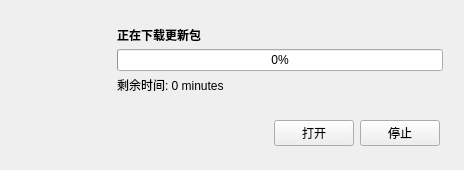
<?xml version="1.0" encoding="UTF-8"?>
<ui version="4.0">
 <class>Downloader</class>
 <widget class="QWidget" name="Downloader">
  <property name="windowModality">
   <enum>Qt::ApplicationModal</enum>
  </property>
  <property name="geometry">
   <rect>
    <x>0</x>
    <y>0</y>
    <width>464</width>
    <height>168</height>
   </rect>
  </property>
  <property name="sizePolicy">
   <sizepolicy hsizetype="Minimum" vsizetype="Minimum">
    <horstretch>0</horstretch>
    <verstretch>0</verstretch>
   </sizepolicy>
  </property>
  <property name="windowTitle">
   <string>Updater</string>
  </property>
  <layout class="QVBoxLayout" name="verticalLayout">
   <property name="spacing">
    <number>0</number>
   </property>
   <property name="leftMargin">
    <number>12</number>
   </property>
   <property name="topMargin">
    <number>12</number>
   </property>
   <property name="rightMargin">
    <number>12</number>
   </property>
   <property name="bottomMargin">
    <number>12</number>
   </property>
   <item>
    <widget class="QWidget" name="widget" native="true">
     <layout class="QHBoxLayout" name="horizontalLayout">
      <property name="spacing">
       <number>0</number>
      </property>
      <property name="leftMargin">
       <number>0</number>
      </property>
      <property name="topMargin">
       <number>0</number>
      </property>
      <property name="rightMargin">
       <number>0</number>
      </property>
      <property name="bottomMargin">
       <number>0</number>
      </property>
      <item>
       <widget class="QLabel" name="updater_icon">
        <property name="minimumSize">
         <size>
          <width>96</width>
          <height>96</height>
         </size>
        </property>
        <property name="text">
         <string/>
        </property>
        <property name="pixmap">
         <pixmap resource="../etc/resources/qsimpleupdater.qrc">:/icons/update.png</pixmap>
        </property>
       </widget>
      </item>
      <item>
       <widget class="QWidget" name="progressFrame" native="true">
        <layout class="QVBoxLayout" name="verticalLayout_2">
         <property name="spacing">
          <number>0</number>
         </property>
         <item>
          <widget class="QLabel" name="downloadLabel">
           <property name="font">
            <font>
             <bold>true</bold>
            </font>
           </property>
           <property name="text">
            <string>正在下载更新包</string>
           </property>
          </widget>
         </item>
         <item>
          <widget class="QProgressBar" name="progressBar">
           <property name="minimumSize">
            <size>
             <width>320</width>
             <height>0</height>
            </size>
           </property>
           <property name="value">
            <number>0</number>
           </property>
           <property name="invertedAppearance">
            <bool>false</bool>
           </property>
          </widget>
         </item>
         <item>
          <widget class="QLabel" name="timeLabel">
           <property name="text">
            <string>剩余时间: 0 minutes</string>
           </property>
          </widget>
         </item>
        </layout>
       </widget>
      </item>
     </layout>
    </widget>
   </item>
   <item>
    <widget class="QWidget" name="buttonFrame" native="true">
     <layout class="QHBoxLayout" name="horizontalLayout_2">
      <property name="leftMargin">
       <number>12</number>
      </property>
      <property name="topMargin">
       <number>12</number>
      </property>
      <property name="rightMargin">
       <number>12</number>
      </property>
      <property name="bottomMargin">
       <number>12</number>
      </property>
      <item>
       <spacer name="buttonSpacer">
        <property name="orientation">
         <enum>Qt::Horizontal</enum>
        </property>
        <property name="sizeHint" stdset="0">
         <size>
          <width>40</width>
          <height>20</height>
         </size>
        </property>
       </spacer>
      </item>
      <item>
       <widget class="QPushButton" name="openButton">
        <property name="text">
         <string>打开</string>
        </property>
       </widget>
      </item>
      <item>
       <widget class="QPushButton" name="stopButton">
        <property name="text">
         <string>停止</string>
        </property>
       </widget>
      </item>
     </layout>
    </widget>
   </item>
  </layout>
 </widget>
 <resources>
  <include location="../etc/resources/qsimpleupdater.qrc"/>
 </resources>
 <connections/>
</ui>
